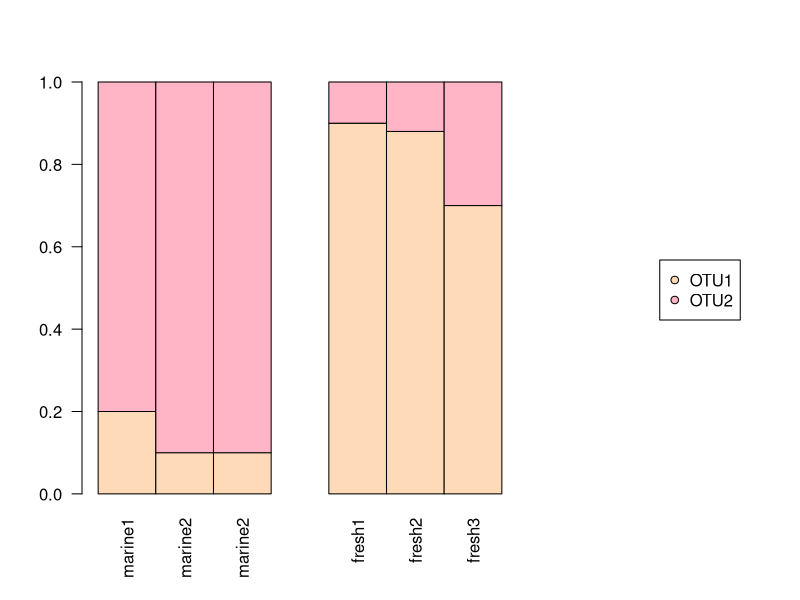

Write R code to recreate this figure.
#!/bin/bash

# Random data of taxa summaries plot with 6 samples and 2 species
marine1 <- c(.2,.8)
marine2 <- c(.1,.9)
marine3 <- c(.3,.7)

fresh1 <- c(.9,.1)
fresh2 <- c(.88,.12)
fresh3 <- c(.7,.3)

# Make matrix
taxaTable <-cbind(marine1,marine2,marine2,fresh1,fresh2,fresh3)

# Name OTUs OTU1 and OTU2
rownames(taxaTable) <- c('OTU1','OTU2')

# Set number of colors you want (number of taxa or OTUs)
NUMBEROFCOLORS <- nrow(taxaTable)

# Choose random colors
randomColors <- sample(colors()[-grep("gr(a|e)y|white", colors())], NUMBEROFCOLORS)

# Make barplot where the fresh and marine samples are separated. Make legend on the side, separate from barplot

quartz()
par(fig = c(0,0.7,0,1) # This puts the first plot within the x values of 0-0.7 and the y values of 0-1
    )
barplot(taxaTable
        , col = randomColors[factor(rownames(taxaTable))] # Colors from above; 
        #the format for coloring is colorList[factor(listofIDs)] because this ensures the colors match up to certain IDs.
        # You COULD just do 'col = randomColors' and this will just iterate through all the colors each time, but if you have missing data or uneven samples, this way is better
        , las = 2 # Make axis vertical
        , space = c(0,0,0,1,0,0) # This sets the spacing BEFORE each bar; note there is more space between 3rd and 4th bars
        )
par(fig = c(0.7,1,0,1) # This puts second plot (where legend will go) in remaining space
    , new = TRUE # Tells it to plot on same plot as barplot
    )
plot(0,0 # MAKE A BLANK PLOT
     , pch = '' # No points
     , xaxt = 'n' # Supress x axis
     , yaxt = 'n' # Supress y axis
     , bty = 'n' # Supress box around plot
     , xlab = '' # no xlable
     , ylab = '' # no ylable
     )
legend('center' # puts in center of space
       , legend = rownames(taxaTable) # OTUs
       , pch = 21
       , col = 'black' # outline is black for pch 19
       , pt.bg = randomColors # fills in pch 19 with color
       )


